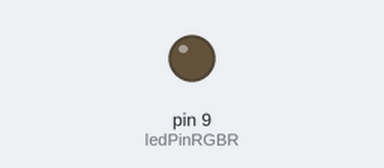
Recording of a sketch running on a simulated Arduino Uno, built with avr-gcc and run on an emulated ATmega328P. On the bench: output pins drawn as LEDs (lit = HIGH). Random numbers use the default seed unless the sketch sets one.

Above: at 0.2 s.
At 37.57 s:
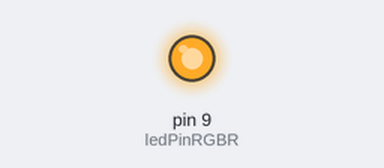
Timing chart, 0 to 39.1 s (numbered marks = the images above):
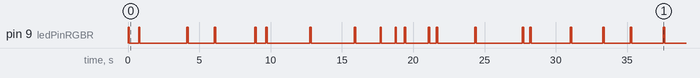

Measured:
- by itself, pin 9 (ledPinRGBR): LOW → HIGH at 0.00 s, → LOW 0.10 s later, → HIGH 0.64 s later, → LOW 0.10 s later, … (40 changes in this stretch)

The sketch:

random_interval_blinking.ino
```cpp
int offDelay;
const int ledPinRGBR = 9;

void setup() {
	Serial.begin(9600);

	//sets pinMode
	pinMode(ledPinRGBR, OUTPUT);

	//creates random seed
	randomSeed(analogRead(0));
}

void loop() {
	//sets offDelay to a value from 250 to 4000
	offDelay = random(250, 4001);

	//turns on LED for 0.1 secend
	digitalWrite(ledPinRGBR, HIGH);
	delay(100);

	//turns LED off for a random period
	digitalWrite(ledPinRGBR, LOW);
	delay(offDelay);
}
```
